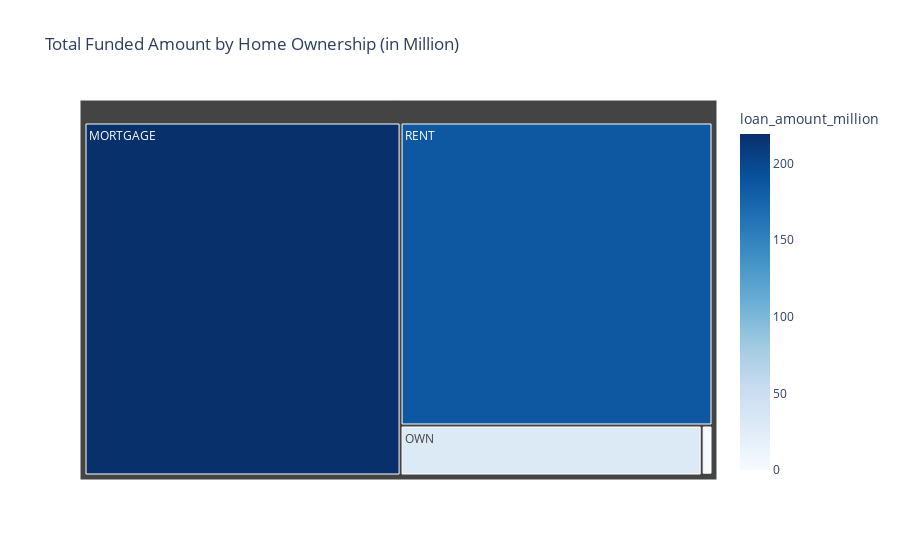

Notebook cell for this chart:
### Markdown cell above
##### Home Ownership by Total Funded Amount

### Code cell
home_fundind = df.groupby('home_ownership')['loan_amount'].sum().reset_index()
home_fundind['loan_amount_million'] = home_fundind['loan_amount']/1000000

fig = px.treemap(
    home_fundind,
    path=['home_ownership'],
    values='loan_amount_million',
    color='loan_amount_million',
    color_continuous_scale='Blues',
    title='Total Funded Amount by Home Ownership (in Million)'
)
fig.show()

### Figure 1 — Plotly figure (JSON) as saved in the notebook; plotly's stock layout.template omitted (floating-point values rounded to 4 significant figures)
{"data": [{"branchvalues": "total", "customdata": [[219.3], [0.0168], [1.045], [29.6], [185.8]], "domain": {"x": [0, 1], "y": [0, 1]}, "hovertemplate": "labels=%{label}<br>loan_amount_million_sum=%{value}<br>parent=%{parent}<br>id=%{id}<br>loan_amount_million=%{color}<extra></extra>", "ids": ["MORTGAGE", "NONE", "OTHER", "OWN", "RENT"], "labels": ["MORTGAGE", "NONE", "OTHER", "OWN", "RENT"], "marker": {"coloraxis": "coloraxis", "colors": [219.3, 0.0168, 1.045, 29.6, 185.8]}, "name": "", "parents": ["", "", "", "", ""], "type": "treemap", "values": [219.3, 0.0168, 1.045, 29.6, 185.8]}], "layout": {"coloraxis": {"colorbar": {"title": {"text": "loan_amount_million"}}, "colorscale": [[0, "rgb(247,251,255)"], [0.125, "rgb(222,235,247)"], [0.25, "rgb(198,219,239)"], [0.375, "rgb(158,202,225)"], [0.5, "rgb(107,174,214)"], [0.625, "rgb(66,146,198)"], [0.75, "rgb(33,113,181)"], [0.875, "rgb(8,81,156)"], [1, "rgb(8,48,107)"]]}, "legend": {"tracegroupgap": 0}, "title": {"text": "Total Funded Amount by Home Ownership (in Million)"}}}
